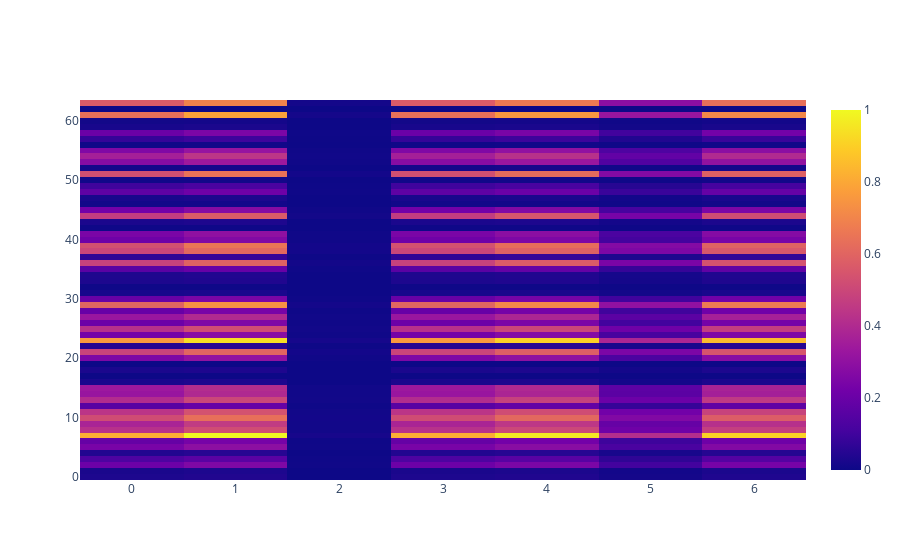

Notebook source saved alongside this figure:
### Code cell
fig = go.Figure()
fig.add_trace(go.Heatmap(z = D_og[110, :, :]))

### Figure 1 — Plotly figure (JSON) as saved in the notebook; plotly's stock layout.template omitted (floating-point values rounded to 4 significant figures; data arrays with more than 128 entries replaced by an {"elided": "..."} marker saying what was removed)
{"data": [{"type": "heatmap", "z": {"elided": "64x7 float values"}}], "layout": {}}
